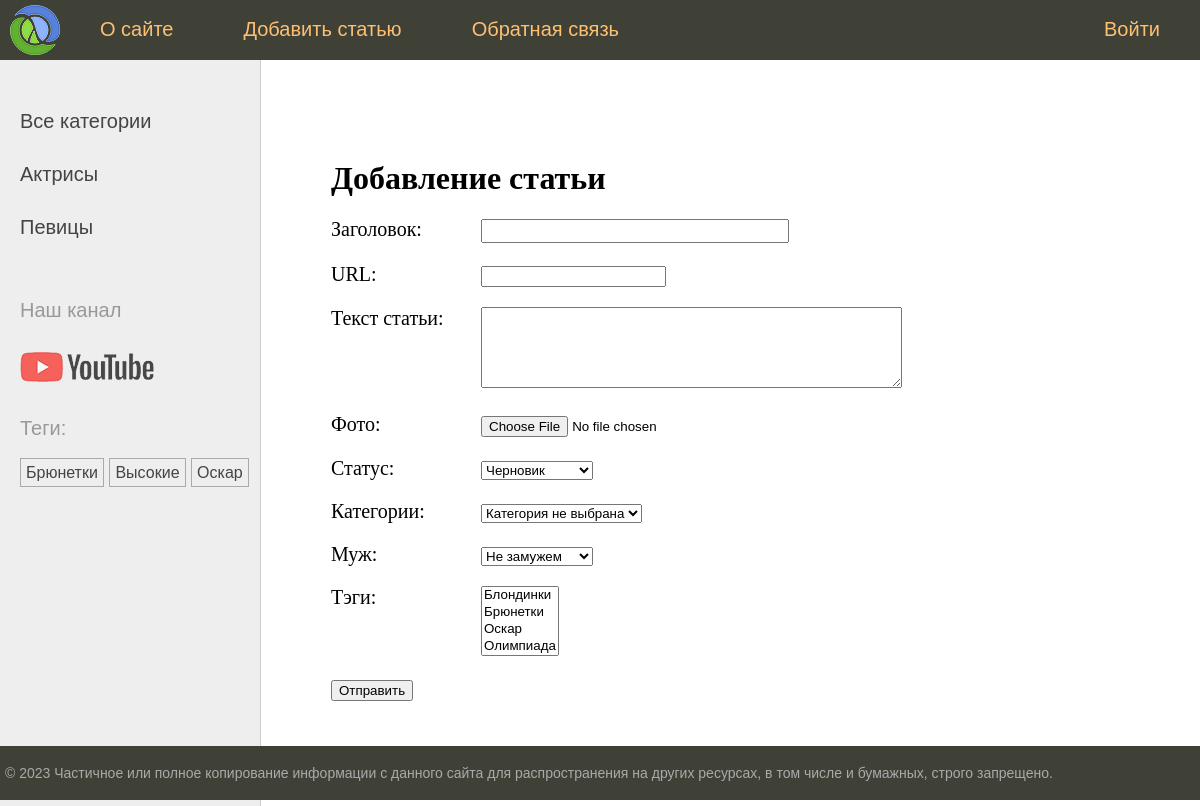
The page /addpage/ on the database its author committed.
### women/models.py (models this page shows)
class Category(models.Model):
    name = models.CharField(max_length=100, db_index=True,verbose_name="Категория")
    slug = models.SlugField(max_length=255, unique=True, db_index=True)
    def __str__(self):
        return self.name
    class Meta:
        verbose_name = 'Категория'
        verbose_name_plural = 'Категории'
    def get_absolute_url(self):
        return reverse('category', kwargs={'cat_slug': self.slug})

class TagPost(models.Model):
    tag = models.CharField(max_length=100, db_index=True)
    slug = models.SlugField(max_length=255, unique=True, db_index=True)
    def __str__(self):
        return self.tag
    def get_absolute_url(self):
        return reverse('tag', kwargs={'tag_slug': self.slug})

### women/views.py (the view)
# urls.py: path('addpage/', views.AddPage.as_view(), name='add_page'),
class AddPage(CreateView):
    form_class = AddPostForm
    template_name = 'women/addpage.html'
    extra_context = {
        'menu': menu,
        'title': 'Добавление статьи',
    }

### women/forms.py (shortened to what this page needs)
class AddPostForm(forms.ModelForm):
    cat = forms.ModelChoiceField(queryset=Category.objects.all(),empty_label="Категория не выбрана", label="Категории")
    husband = forms.ModelChoiceField(queryset=Husband.objects.all(), required=False, empty_label="Не замужем",label="Муж")
    class Meta:
        model = Women
        fields = ['title', 'slug', 'content','photo','is_published', 'cat', 'husband', 'tags']
        labels = {'slug': 'URL'}
        widgets = {
            'title': forms.TextInput(attrs={'class': 'form-input'}),
            'content': forms.Textarea(attrs={'cols': 50, 'rows': 5}),
        }

### women/models.py (called while the page is built)
    def __str__(self):
        return self.name

### women/templatetags/women_tags.py (called while the page is built)
@register.inclusion_tag('women/list_categories.html')
def show_categories(cat_selected=0):
    cats = Category.objects.annotate(total=Count("posts")).filter(total__gt=0)
    return {"cats": cats, "cat_selected": cat_selected}

@register.inclusion_tag('women/list_tags.html')
def show_all_tags():
    return {"tags": TagPost.objects.annotate(total=Count("tags")).filter(total__gt=0)}

### women/templates/women/addpage.html (shortened to what this page needs)
{% extends 'base.html' %}
{% block content %}
    <h1>{{ title }}</h1>
    <form action="" method="POST" enctype="multipart/form-data">
        {% for f in form %}
           <p> <label class="form-label" for="{{ f.id_for_label }}">{{ f.label }}: </label>{{ f }}</p>
        {% endfor %}
        <p>
            <button type="submit">Отправить</button>
        </p>
    </form>
{% endblock %}

### women/templates/women/list_categories.html
{% for cat in cats %}
         {% if cat.id == cat_selected %}
                   <li class="selected">{{cat.name}}</li>
         {% else %}
                   <li><a href="{{ cat.get_absolute_url }}">{{cat.name}}</a></li>
         {% endif %}
{% endfor %}

### women/templates/women/list_tags.html
{% if tags %}
    <p>Теги:</p>
    <ul class="tags-list">
        {% for t in tags %}
        <li><a href="{{t.get_absolute_url}}">{{t.tag}}</a></li>
        {% endfor %}
    </ul>
{% endif %}

### women/static/women/css/styles.css (style rules this page uses)
html, body { font-family: 'Arial'; margin: 0; padding: 0; height: 100%; width: 100%; color: #444; }
a { color: #0059b2; text-decoration: none; }
.left-chapters ul { width: 230px; margin: 0; padding: 20px 10px 10px 20px; list-style: none; font-size: 20px; }
.left-chapters ul li { margin: 30px 0 0 0; color: #999; }
.left-chapters ul li a { color: #444; text-decoration: none; }
ul.tags-list { width: 100%; margin: 0; padding: 0; list-style: none; }
ul.tags-list li { margin: 0; padding: 0 0 10px; display: inline-block; }
ul.tags-list li a { padding: 5px; font-size: 16px; border: 1px solid #aaa; }
.content-text h1 { font-size: 32px; }
.form-input { width: 300px; font-size: 16px; }
.form-label { display: inline-block; min-width: 150px; vertical-align: top; }

### rows shown on the page
Category: name "Актрисы"
Category: name "Певицы"
TagPost: tag "Брюнетки"
TagPost: tag "Высокие"
TagPost: tag "Оскар"

### other values the page prints
{{ m.title }} "О сайте" "Добавить статью" "Обратная связь" "Войти"
{{ title }} "Добавление статьи"
{{ f.label }} "Заголовок" "URL" "Текст статьи" "Фото" "Статус" "Категории" "Муж" "Тэги"
